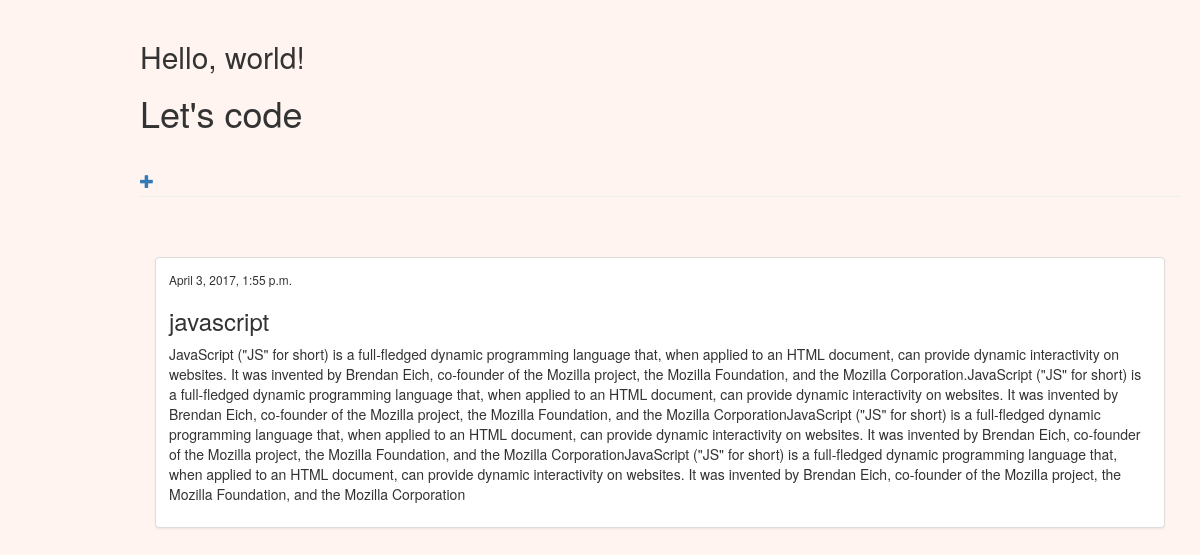
Screenshot of /blog/post/4/ with the database file from the repository.
### blog/models.py (models this page shows, shortened)
class Post(models.Model):
    author = models.ForeignKey('auth.User')
    title = models.CharField(max_length=200)
    text = models.TextField()
    created_date = models.DateTimeField(
            default=timezone.now)
    published_date = models.DateTimeField(
            blank=True, null=True)

### blog/views.py (the view)
# urls.py: url(r'^post/(?P<pk>\d+)/$', views.post_detail, name='post_detail'),
def post_detail(request, pk):
    post = get_object_or_404(Post, pk=pk)
    return render(request, 'blog/post_detail.html', {'post': post})

### blog/templates/blog/post_detail.html (shortened to what this page needs)
{% extends 'blog/base.html' %}
{% block content %}
<div class="col-sm-6 col-md-12">
        <div class="thumbnail">
            <div class="caption">
            {%if  post.published_date  %}
            <small> {{ post.published_date }}</small>
            {%endif %}
                <h3> {{ post.title }} </h3>
                <p>{{ post.text}} </p>
            </div>
        </div>
    </div>
{% endblock %}

### blog/static/css/main.css (style rules this page uses)
body { background-color: #fff4f0; margin-left: 100px; padding: 20px 20px 20px 40px; }

### rows the page displays
Post: published_date "April 3, 2017, 1:55 p.m.", title "javascript", text "JavaScript (\"JS\" for short) is a full-fledged dynamic programming language that, when applied to an HTML document, can provide dynamic interactivity on websites. It was invented by Brendan Eich, co-founder of the Mozilla project, the Mozilla Foundation, and the Mozilla Corporation.JavaScript (\"JS\" for short) is a full-fledged dynamic programming language that, when applied to an HTML document, can provide dynamic interactivity on websites. It was invented by Brendan Eich, co-founder of the Mozilla project, the Mozilla Foundation, and the Mozilla CorporationJavaScript (\"JS\" for short) is a full-fledged dynamic programming language that, when applied to an HTML document, can provide dynamic…"
